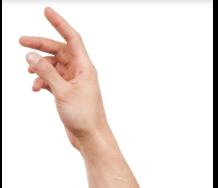
#> input picture Classifier/image.png, 218 x 188 px
$ python -i Segmentation_Hand.py   (imports and definitions only)
#> lines starting #> are read from the running program, lines starting #| are printed output that depends on the picture; after the words box and inside, x2 and y2 are one past the last pixel; in counts of white or black regions, pixels touching at a corner belong together
#> further down, picture is the input picture: shape (188, 218, 3); mean B, G, R 224.4, 228.7, 238.4
import cv2
import numpy as np
import time
from collections import deque


from joblib import load


# Load the saved classifier
# [2 lines not run here, left out]


class AdvancedHandSegmenter:
    def __init__(self, adaptive_thresholds=True, history_size=5):
        self.adaptive_thresholds = adaptive_thresholds
        self.prev_frame = None
        self.contour_history = deque(maxlen=history_size)
        # Background subtractor parameters
        sensitivity_motion = 3
        self.bg_subtractor = cv2.createBackgroundSubtractorMOG2(history=500, varThreshold=sensitivity_motion, detectShadows=False)

    def create_enhanced_skin_mask(self, frame):
        # Improved color thresholds for better skin detection
        blurred = cv2.GaussianBlur(frame, (5, 5), 0)
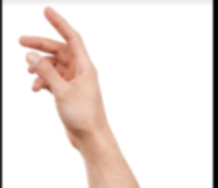
#> blurred: shape (188, 218, 3); mean B, G, R 224.5, 228.8, 238.5
        hsv = cv2.cvtColor(blurred, cv2.COLOR_BGR2HSV)
#> hsv: shape (188, 218, 3); mean H, S, V 2.4, 16.8, 238.5
        ycrcb = cv2.cvtColor(blurred, cv2.COLOR_BGR2YCrCb)
#> ycrcb: shape (188, 218, 3); mean of channels 0, 1, 2 231.2, 133.2, 124.2

        # Optimized thresholds for skin detection
        lower_hsv = np.array([0, 30, 60], dtype=np.uint8)
        upper_hsv = np.array([20, 150, 255], dtype=np.uint8)
        lower_ycrcb = np.array([0, 135, 85], dtype=np.uint8)
        upper_ycrcb = np.array([255, 180, 135], dtype=np.uint8)

        mask_hsv = cv2.inRange(hsv, lower_hsv, upper_hsv)
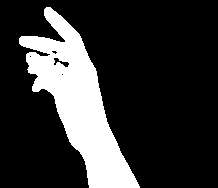
#> mask_hsv: shape (188, 218); 20.2% white; 1 white region, box (x1, y1, x2, y2) and area: (19, 7, 140, 188) 8264
        mask_ycrcb = cv2.inRange(ycrcb, lower_ycrcb, upper_ycrcb)
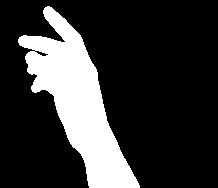
#> mask_ycrcb: shape (188, 218); 20.9% white; 1 white region

        # Combine masks with improved weights
        combined_mask = cv2.addWeighted(mask_hsv, 0.5, mask_ycrcb, 0.5, 0)

        # Background subtraction
        fg_mask = self.bg_subtractor.apply(frame)
#> fg_mask: shape (188, 218); every value is 255
        combined_mask = cv2.bitwise_and(combined_mask, fg_mask)

        return combined_mask

    def smooth_contours(self, contour):
        try:
            # Interpolate points to have consistent number of points
            perimeter = cv2.arcLength(contour, True)
            complexity_of_contour = 0.1  # Smaller value for smoother contours
            epsilon = complexity_of_contour * perimeter
            approx_contour = cv2.approxPolyDP(contour, epsilon, True)

            # Ensure minimum number of points
            if len(approx_contour) < 20:
                return contour

            return approx_contour
        except:
            return contour


    def segment_hand(self, frame):
        try:
            # Create skin mask
            skin_mask = self.create_enhanced_skin_mask(frame)

            # Enhanced morphological operations
            kernel = cv2.getStructuringElement(cv2.MORPH_ELLIPSE, (5, 5))
            skin_mask = cv2.morphologyEx(skin_mask, cv2.MORPH_OPEN, kernel)
            skin_mask = cv2.morphologyEx(skin_mask, cv2.MORPH_CLOSE, kernel)

            # Find and filter contours
            """
            its important that you understand the other parameters so i will write them here for the discussion
            we can also keep playing with them but the ones that i choose worked fine so dont change it :)
            mode (second parameter)
            cv2.RETR_EXTERNAL: Only retrieves outer contours
            Other options:
            cv2.RETR_LIST: Retrieves all contours
            cv2.RETR_TREE: Retrieves all contours in hierarchy
            cv2.RETR_CCOMP: Retrieves 2-level hierarchy
            method (third parameter)

            cv2.CHAIN_APPROX_SIMPLE: Compresses horizontal, vertical, diagonal segments
            Other options:
            cv2.CHAIN_APPROX_NONE: Stores all contour points
            cv2.CHAIN_APPROX_TC89_L1: Applies Teh-Chin chain approximation
            cv2.CHAIN_APPROX_TC89_KCOS: Another Teh-Chin approximation
            """
            contours, _ = cv2.findContours(skin_mask, cv2.RETR_EXTERNAL, cv2.CHAIN_APPROX_SIMPLE)
#> contours = 1 contour; box (x1, y1, x2, y2) and area: (18, 6, 140, 188) 8354

            if contours:
                # Get largest contour assumed its the hand contour
                max_contour = max(contours, key=cv2.contourArea)
#> max_contour = contour of 271 points, box (x1, y1, x2, y2) (18, 6, 140, 188), area 8354

                if cv2.contourArea(max_contour) > 3000:  # Minimum area threshold
                    # Smooth contour
                    smoothed_contour = self.smooth_contours(max_contour)
#> in smooth_contours, `perimeter = cv2.arcLength(contour, True)`: perimeter = 572.1
#> in smooth_contours, `epsilon = complexity_of_contour * perimeter`: epsilon = 57.21
#> in smooth_contours, `approx_contour = cv2.approxPolyDP(contour, epsilon, True)`: approx_contour = [[45, 7], [139, 187]]
#> smoothed_contour has the same summary as max_contour
                    self.contour_history.append(smoothed_contour)

                    # Create result mask
                    hand_mask = np.zeros_like(skin_mask)
                    cv2.drawContours(hand_mask, [smoothed_contour], -1, 255, -1)
#> hand_mask: shape (188, 218); 21% white; 1 white region, box (x1, y1, x2, y2) and area: (18, 6, 140, 188) 8602

                    # Apply mask to original frame
                    result = cv2.bitwise_and(frame, frame, mask=hand_mask)
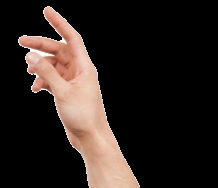
#> result: shape (188, 218, 3); mean B, G, R 31.6, 35.9, 45.6
                    return result, hand_mask

            return frame, skin_mask

        except Exception as e:
            print(f"Error in hand segmentation: {str(e)}")
            return frame, np.zeros_like(frame[:,:,0])


# [90 lines left out: functions extract_features, region_fill, main, not called in this run]

# [2 lines not run here, left out]

>>> import cv2
>>> picture = cv2.imread('../Classifier/image.png')
>>> result = AdvancedHandSegmenter().segment_hand(picture)
